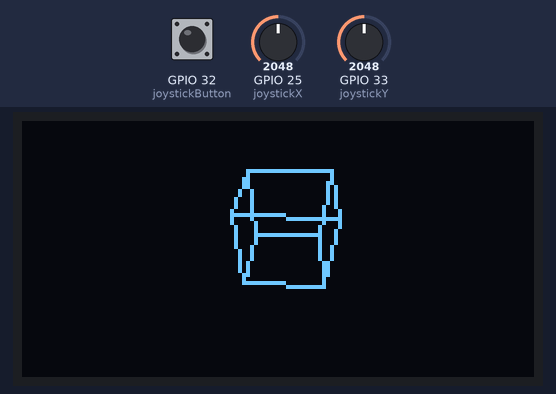
Recording of a sketch running on a simulated ESP32. Shown: 128×64 one-colour display. The inputs (shaded band) are chosen by the test bench; at power-on: GPIO 33 (joystickY) = 2048, GPIO 25 (joystickX) = 2048, GPIO 32 (joystickButton) HIGH. What the sketch prints to the serial monitor is not drawn.

Above: at 1.06 s.
1.3 s: GPIO 33 (joystickY) set to 1811
At 1.66 s:
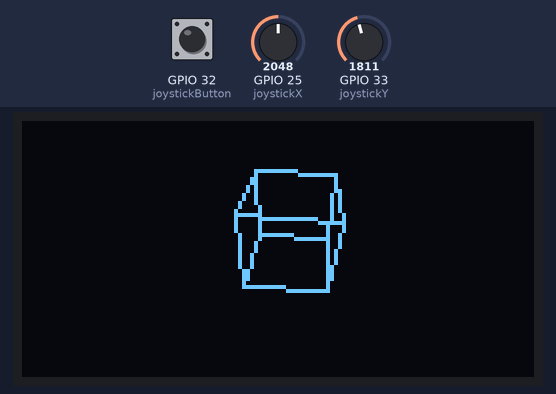
3.0 s: GPIO 33 (joystickY) set to 1705
At 3.22 s:
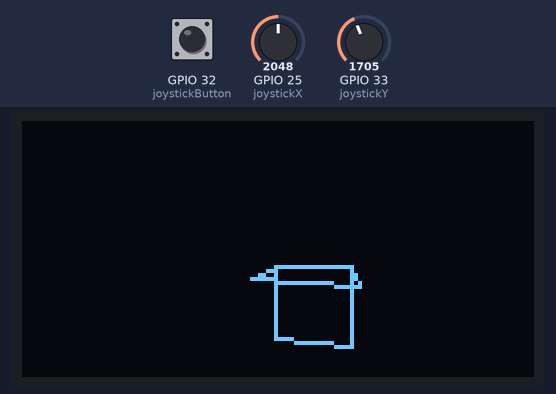
6.0 s: GPIO 25 (joystickX) set to 2866
8.0 s: GPIO 32 (joystickButton) pulled LOW for 0.15 s
8.7 s: GPIO 32 (joystickButton) pulled LOW for 1 s
At 8.92 s:
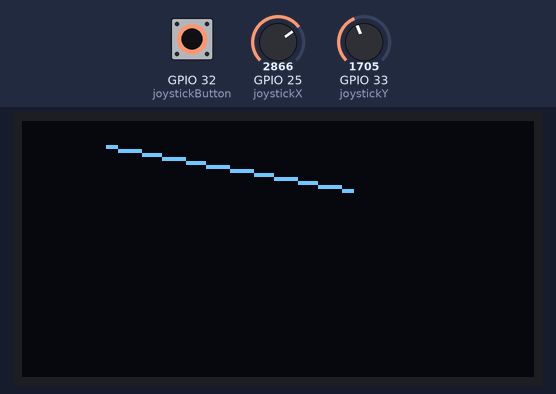
10.3 s: GPIO 25 (joystickX) set to 3603
At 10.48 s:
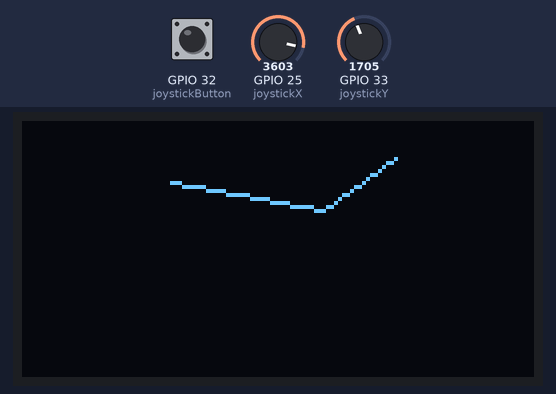
Timing chart, 0 to 12.8 s (numbered marks = the images above; inputs shaded):
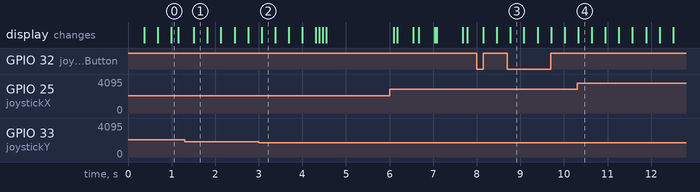

The sketch:

arduino-cube-renderer.ino
```cpp
#include <Arduino.h>
#include <U8g2lib.h>
#include <Wire.h>

U8G2_SSD1306_128X64_NONAME_F_HW_I2C u8g2(U8G2_R0, /* clock=*/ SCL, /* data=*/ SDA, /* reset=*/ U8X8_PIN_NONE);

//function/class declarations
class Vec3f
{
public:
  float x;
  float y;
  float z;

  Vec3f(float x, float y, float z);
  Vec3f(void);
  Vec3f operator+(Vec3f addend);
  Vec3f operator-(Vec3f subtrahend);
  Vec3f operator*(float factor);
  Vec3f operator*(int factor);
  Vec3f operator+=(Vec3f addend);
  Vec3f operator-=(Vec3f subtrahend);
};

class Vec3i
{
  public:
  int x;
  int y;
  int z;

  Vec3i(int x, int y, int z);
  Vec3i(void);
};

void initRenderer(void);
void drawCube(void);
Vec3i castPointToScreen(Vec3f);
bool coordsOnScreen(Vec3i);
bool coordsInFrontOfScreen(Vec3i);
Vec3f rotatePointAboutXAxis(Vec3f,float);
Vec3f rotatePointAboutZAxis(Vec3f,float);
void handleInput(void);


//globals
const bool gFlippedJoystick = true;
const int gScreenWidth = 128;
const int gScreenHeight = 64;
const float gCubeSize = 0.7f;
const int gFOV = 90;
float gFocalDistance = 1.f;
float gViewWidth;
float gViewHeight;
Vec3f gViewPos = Vec3f(0,-1,1);
Vec3f gViewAngles = Vec3f(-30,0,0);
int gLastMillis = 0;
int gLastFrameTime = 0;
int gJoystickMode = 0; // 0 for looking, 1 for movement, 2 for cube rotation/vertical movement
const int gJoystickCentreX = 2015;
const int gJoystickCentreY = 1970;
const int gJoystickDeadzone = 30;
const int gMovementSpeed = 3; //units per second
const int gLookSpeed = 270; //degrees per second
bool gLastButtonState = false;
float gCubeRotation = 0.f;
float gCubeHeight = 0.f;

//pin definitions
const int joystickX = 25;
const int joystickY = 33;
const int joystickButton = 32;

void setup(void) {
  u8g2.begin();
  Serial.begin(115200);

  pinMode(joystickX, INPUT);
  pinMode(joystickY, INPUT);
  pinMode(joystickButton, INPUT_PULLUP);

  initRenderer();
}

void loop(void) {
  //calculate the time the last frame took to run in ms
  int ms = millis();
  gLastFrameTime = ms-gLastMillis;
  gLastMillis = ms;

  handleInput();

  u8g2.clearBuffer();
  drawCube();
  u8g2.sendBuffer();

  //print fps
  Serial.println(1000.f/gLastFrameTime);
}

Vec3f::Vec3f(float x, float y, float z)
{
  this->x = x;
  this->y = y;
  this->z = z;
}

Vec3f::Vec3f(void)
{
  Vec3f(0,0,0);
}

Vec3f Vec3f::operator+(Vec3f addend)
{
  return Vec3f(x+addend.x, y+addend.y, z+addend.z);
}

 Vec3f Vec3f::operator-(Vec3f subtrahend)
{
  return Vec3f(x-subtrahend.x, y-subtrahend.y, z-subtrahend.z);
}

Vec3f Vec3f::operator*(float factor)
{
  return Vec3f(x*factor, y*factor, z*factor);
}

Vec3f Vec3f::operator*(int factor)
{
  return Vec3f(x*factor, y*factor, z*factor);
}

Vec3f Vec3f::operator+=(Vec3f addend)
{
  x += addend.x;
  y += addend.y;
  z += addend.z;
  return *this;
}

Vec3f Vec3f::operator-=(Vec3f subtrahend)
{
  x -= subtrahend.x;
  y -= subtrahend.y;
  z -= subtrahend.z;
  return *this;
}

Vec3i::Vec3i(int x, int y, int z)
{
  this->x = x;
  this->y = y;
  this->z = z;
}

Vec3i::Vec3i(void)
{
  Vec3i(0,0,0);
}

void initRenderer(void)
{
  //calculate the viewport size to be used as bounds
  gViewWidth = 2 * gFocalDistance * tan(M_PI/360 * gFOV);
  gViewHeight = gViewWidth * gScreenHeight/gScreenWidth;


  Serial.print("Screen Dimensions: ");
  Serial.print(gScreenWidth);
  Serial.print("x");
  Serial.println(gScreenHeight);

  Serial.print("FOV: ");
  Serial.println(gFOV);

  Serial.print("Focal Distance: ");
  Serial.println(gFocalDistance);

  Serial.print("View Window: ");
  Serial.print(gViewWidth);
  Serial.print("x");
  Serial.println(gViewHeight);

  Serial.print("Cube Size: ");
  Serial.println();
}

void handleInput(void)
{
  //read the button
  bool buttonState = !digitalRead(joystickButton);
  //on initial button press
  if (buttonState && !gLastButtonState)
  {
    //switch the joystick mode
    gJoystickMode += 1;

    if (gJoystickMode > 2)
      gJoystickMode = 0;
  }
  gLastButtonState = buttonState;

  //read the joystick values, if they are out of the deadzone,
  //adjust their value to be centred around 0, otherwise,
  //set their value to 0 to avoid stick drift
  int xValue = analogRead(joystickX);
  if (abs(xValue-gJoystickCentreX) >= 20)
  {
    xValue -= gJoystickCentreX;
  }
  else
  {
    xValue = 0;
  }

  int yValue = analogRead(joystickY);
  if (abs(yValue-gJoystickCentreY) >= 20)
  {
    yValue -= gJoystickCentreY;
  }
  else
  {
    yValue = 0;
  }

  //invert the x and y values if the joystick is physically layed out that way
  if (gFlippedJoystick)
  {
    xValue *= -1;
    yValue *= -1;
  }

  if (gJoystickMode == 0)
  {
    //adjust view angles using joystick

    Vec3f look = Vec3f(gLookSpeed*(float)yValue/gJoystickCentreY*gLastFrameTime/1000, gLookSpeed*(float)xValue/gJoystickCentreX*gLastFrameTime/1000, 0);

    gViewAngles += look;

    //clamp pitch values to [-90,90]
    if (gViewAngles.x > 90)
      gViewAngles.x = 90;
    if (gViewAngles.x < -90)
      gViewAngles.x = -90;
  }
  else if (gJoystickMode == 1)
  {
    //adjust position using joystick

    // units/sec = movementSpeed => units = seconds*movementSpeed, where movementSpeed is
    //the x and y values
    Vec3f move = Vec3f(gMovementSpeed*(float)xValue/gJoystickCentreX*gLastFrameTime/1000, gMovementSpeed*(float)yValue/gJoystickCentreY*gLastFrameTime/1000, 0);

    move = rotatePointAboutZAxis(move, -gViewAngles.y*M_PI/180); //rotate the move about the Z axis to implement moving in the direction of yaw

    gViewPos += move;
  }
  else if (gJoystickMode == 2)
  {
    //rotate cube
    gCubeRotation += gLookSpeed*(float)xValue/gJoystickCentreX*gLastFrameTime/1000;

    //move cube vertically
    gCubeHeight += gMovementSpeed*(float)yValue/gJoystickCentreY*gLastFrameTime/1000;
  }
}

void drawCube(void)
{
  //screen plane is xz plane

  //constant definitions for vertices of a cube with side lengths 1 and its left front bottom vertex at the origin
  //lfb, rfb, lft, rft, lbb, rbb, lbt, rbt
  const Vec3f cubeVertices[8] = { Vec3f(0,0,0), Vec3f(1,0,0), Vec3f(0,0,1), Vec3f(1,0,1), Vec3f(0,1,0), Vec3f(1,1,0), Vec3f(0,1,1), Vec3f(1,1,1) };

  //array where each element corresponds to a vertex of the cube, each bit from right to left is true if a line should be drawn from the vertex
  //to the index of the bit
  const unsigned char adjacentVertices[8] = { 0b00010110, 0b00101000, 0b01001000, 0b10000000, 0b01100000, 0b10000000, 0b10000000, 0b00000000 };

  Vec3i projectedVertices[8] = {};

  for (int i = 0; i < 8; i++)
  {
    //offset the cube to be centered around the origin
    Vec3f cubeVertex = cubeVertices[i];
    cubeVertex.x -= 0.5f;
    cubeVertex.y -= 0.5f;
    cubeVertex.z += gCubeHeight;
    cubeVertex = cubeVertex * gCubeSize;

    //rotate the cube
    cubeVertex = rotatePointAboutZAxis(cubeVertex, gCubeRotation*M_PI/180);

    //project the current vertex of the cube
    projectedVertices[i] = castPointToScreen(cubeVertex);
    //projectedVertices[i] = castPointToScreen(cubeVertices[i]*gCubeSize);

    //draw the vertex to the screen
    if (coordsOnScreen(projectedVertices[i]))
      u8g2.drawPixel(projectedVertices[i].x, projectedVertices[i].z);
  }

  //draw lines
  for (int i = 0; i < 8; i++)
  {
    for (int j = 0; j < 8; j++)
    {
      if ((adjacentVertices[i] >> j) & 1) //if bit j (LSB first) is 1, draw a line between vertex i and vertex j - see comment on adjacentVertices definition
      {
        if (coordsOnScreen(projectedVertices[i]) && coordsOnScreen(projectedVertices[j]) && coordsInFrontOfScreen(projectedVertices[i]) && coordsInFrontOfScreen(projectedVertices[j])) //if both points are in front of the screen plane
        {
          //draw the line
          u8g2.drawLine(projectedVertices[i].x, projectedVertices[i].z, projectedVertices[j].x, projectedVertices[j].z);
        }
      }
    }
  }
}

Vec3i castPointToScreen(Vec3f p)
{
  //set the focal point to be {focal distance} behind the camera
  Vec3f focalPoint = gViewPos;
  focalPoint.y -= gFocalDistance;

  //adjust the point to have the view pos as its origin
  p -= gViewPos;

  //rotate the point about the z axis to implement yaw
  p = rotatePointAboutZAxis(p, gViewAngles.y * M_PI/180);

  //rotate the point about the x axis to implement pitch
  p = rotatePointAboutXAxis(p, -gViewAngles.x * M_PI/180);

  //undo the origin adjustment
  p += gViewPos;

  //project the point to the screen (xz) plane
  Vec3f worldPos = p + (focalPoint-p) * ((gViewPos.y-p.y) / (focalPoint.y-p.y));

  Vec3i screenCoords;

  //convert the world position into screen position (map [-gViewWidth/2,gViewWidth/2] to [0,gScreenWidth] and [-gViewHeight/2,gViewHeight/2] to [gScreenHeight,0])
  screenCoords.x = ((worldPos.x - gViewPos.x) / gViewWidth + 0.5f) * gScreenWidth;
  screenCoords.z = gScreenHeight - 1 - ((worldPos.z - gViewPos.z) / gViewHeight + 0.5f) * gScreenHeight;

  //use the y value to represent the distance between the point and the screen plane
  screenCoords.y = p.y - gViewPos.y;

  return screenCoords;
}

bool coordsOnScreen(Vec3i p)
{
  //returns true if x is in [0,gScreenWidth), z is in [0,gScreenHeight)
  return p.x >= 0 && p.x < gScreenWidth && p.z >= 0 && p.z < gScreenHeight;
}

bool coordsInFrontOfScreen(Vec3i p)
{
  return p.y >= 0;
}

Vec3f rotatePointAboutXAxis(Vec3f p, float angle)
{
  Vec3f result;

  //using a rotation matrix

  float cosValue = cos(angle);
  float sinValue = sin(angle);

  result.x = p.x;
  result.y = p.y * cosValue - p.z * sinValue;
  result.z = p.y * sinValue + p.z * cosValue;

  return result;
}

Vec3f rotatePointAboutZAxis(Vec3f p, float angle)
{
  Vec3f result;

  //using a rotation matrix
  float cosValue = cos(angle);
  float sinValue = sin(angle);

  result.x = p.x * cosValue - p.y * sinValue;
  result.y = p.x * sinValue + p.y * cosValue;
  result.z = p.z;

  return result;
}
```
